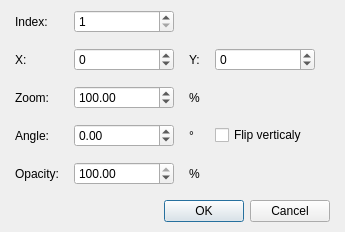
<?xml version="1.0" encoding="UTF-8"?>
<ui version="4.0">
 <class>DialogSystemAnimationFrameElement</class>
 <widget class="QDialog" name="DialogSystemAnimationFrameElement">
  <property name="geometry">
   <rect>
    <x>0</x>
    <y>0</y>
    <width>334</width>
    <height>218</height>
   </rect>
  </property>
  <property name="windowTitle">
   <string>Edit animation element...</string>
  </property>
  <layout class="QGridLayout" name="gridLayout_2">
   <property name="leftMargin">
    <number>15</number>
   </property>
   <property name="topMargin">
    <number>10</number>
   </property>
   <property name="rightMargin">
    <number>15</number>
   </property>
   <property name="bottomMargin">
    <number>10</number>
   </property>
   <item row="0" column="0">
    <layout class="QVBoxLayout" name="verticalLayout" stretch="1,0">
     <property name="spacing">
      <number>15</number>
     </property>
     <item>
      <layout class="QGridLayout" name="gridLayout">
       <item row="0" column="0">
        <widget class="QLabel" name="label">
         <property name="text">
          <string>Index:</string>
         </property>
        </widget>
       </item>
       <item row="0" column="1">
        <widget class="QSpinBox" name="spinBoxIndex">
         <property name="minimumSize">
          <size>
           <width>100</width>
           <height>0</height>
          </size>
         </property>
         <property name="maximumSize">
          <size>
           <width>100</width>
           <height>16777215</height>
          </size>
         </property>
         <property name="minimum">
          <number>1</number>
         </property>
         <property name="maximum">
          <number>999999999</number>
         </property>
        </widget>
       </item>
       <item row="1" column="0">
        <widget class="QLabel" name="label_2">
         <property name="text">
          <string>X:</string>
         </property>
        </widget>
       </item>
       <item row="1" column="1">
        <widget class="QSpinBox" name="spinBoxX">
         <property name="minimumSize">
          <size>
           <width>100</width>
           <height>0</height>
          </size>
         </property>
         <property name="maximumSize">
          <size>
           <width>100</width>
           <height>16777215</height>
          </size>
         </property>
         <property name="minimum">
          <number>-999999999</number>
         </property>
         <property name="maximum">
          <number>999999999</number>
         </property>
        </widget>
       </item>
       <item row="2" column="0">
        <widget class="QLabel" name="label_4">
         <property name="text">
          <string>Zoom:</string>
         </property>
        </widget>
       </item>
       <item row="2" column="1">
        <widget class="QDoubleSpinBox" name="doubleSpinBoxZoom">
         <property name="minimumSize">
          <size>
           <width>100</width>
           <height>0</height>
          </size>
         </property>
         <property name="maximumSize">
          <size>
           <width>100</width>
           <height>16777215</height>
          </size>
         </property>
         <property name="maximum">
          <double>9999999999.000000000000000</double>
         </property>
         <property name="value">
          <double>100.000000000000000</double>
         </property>
        </widget>
       </item>
       <item row="2" column="2">
        <widget class="QLabel" name="label_7">
         <property name="text">
          <string>%</string>
         </property>
        </widget>
       </item>
       <item row="3" column="0">
        <widget class="QLabel" name="label_5">
         <property name="text">
          <string>Angle:</string>
         </property>
        </widget>
       </item>
       <item row="3" column="1">
        <widget class="QDoubleSpinBox" name="doubleSpinBoxAngle">
         <property name="minimumSize">
          <size>
           <width>100</width>
           <height>0</height>
          </size>
         </property>
         <property name="maximumSize">
          <size>
           <width>100</width>
           <height>16777215</height>
          </size>
         </property>
         <property name="minimum">
          <double>-9999999999.000000000000000</double>
         </property>
         <property name="maximum">
          <double>9999999999.000000000000000</double>
         </property>
        </widget>
       </item>
       <item row="3" column="2">
        <widget class="QLabel" name="label_9">
         <property name="text">
          <string>°</string>
         </property>
        </widget>
       </item>
       <item row="3" column="3" colspan="2">
        <widget class="QCheckBox" name="checkBoxFlipVerticaly">
         <property name="text">
          <string>Flip verticaly</string>
         </property>
        </widget>
       </item>
       <item row="4" column="0">
        <widget class="QLabel" name="label_6">
         <property name="text">
          <string>Opacity:</string>
         </property>
        </widget>
       </item>
       <item row="4" column="1">
        <widget class="QDoubleSpinBox" name="doubleSpinBoxOpacity">
         <property name="minimumSize">
          <size>
           <width>100</width>
           <height>0</height>
          </size>
         </property>
         <property name="maximumSize">
          <size>
           <width>100</width>
           <height>16777215</height>
          </size>
         </property>
         <property name="maximum">
          <double>100.000000000000000</double>
         </property>
         <property name="value">
          <double>100.000000000000000</double>
         </property>
        </widget>
       </item>
       <item row="4" column="2">
        <widget class="QLabel" name="label_8">
         <property name="text">
          <string>%</string>
         </property>
        </widget>
       </item>
       <item row="1" column="2">
        <widget class="QLabel" name="label_3">
         <property name="text">
          <string>Y:</string>
         </property>
        </widget>
       </item>
       <item row="1" column="3">
        <widget class="QSpinBox" name="spinBoxY">
         <property name="minimumSize">
          <size>
           <width>100</width>
           <height>0</height>
          </size>
         </property>
         <property name="maximumSize">
          <size>
           <width>100</width>
           <height>16777215</height>
          </size>
         </property>
         <property name="minimum">
          <number>-999999999</number>
         </property>
         <property name="value">
          <number>0</number>
         </property>
        </widget>
       </item>
      </layout>
     </item>
     <item>
      <widget class="QDialogButtonBox" name="buttonBox">
       <property name="orientation">
        <enum>Qt::Horizontal</enum>
       </property>
       <property name="standardButtons">
        <set>QDialogButtonBox::Cancel|QDialogButtonBox::Ok</set>
       </property>
      </widget>
     </item>
    </layout>
   </item>
  </layout>
 </widget>
 <resources/>
 <connections>
  <connection>
   <sender>buttonBox</sender>
   <signal>accepted()</signal>
   <receiver>DialogSystemAnimationFrameElement</receiver>
   <slot>accept()</slot>
   <hints>
    <hint type="sourcelabel">
     <x>248</x>
     <y>254</y>
    </hint>
    <hint type="destinationlabel">
     <x>157</x>
     <y>274</y>
    </hint>
   </hints>
  </connection>
  <connection>
   <sender>buttonBox</sender>
   <signal>rejected()</signal>
   <receiver>DialogSystemAnimationFrameElement</receiver>
   <slot>reject()</slot>
   <hints>
    <hint type="sourcelabel">
     <x>316</x>
     <y>260</y>
    </hint>
    <hint type="destinationlabel">
     <x>286</x>
     <y>274</y>
    </hint>
   </hints>
  </connection>
 </connections>
</ui>
